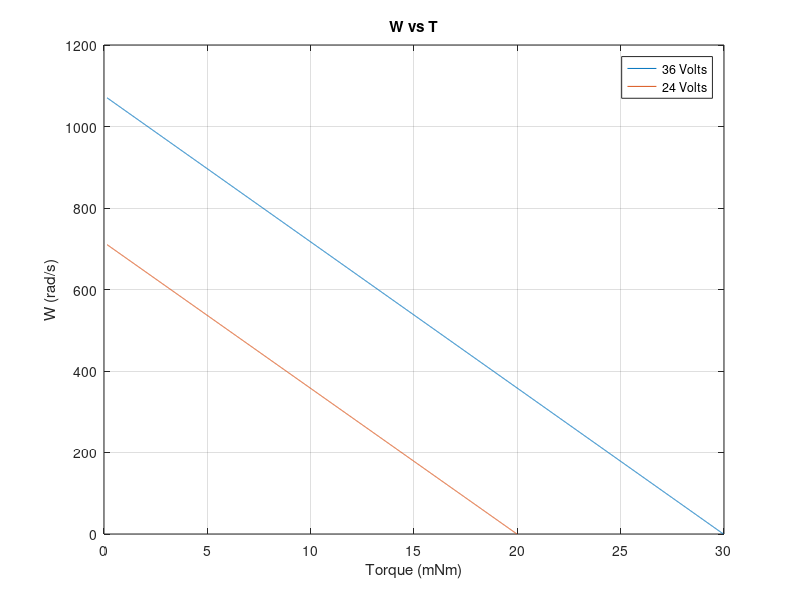
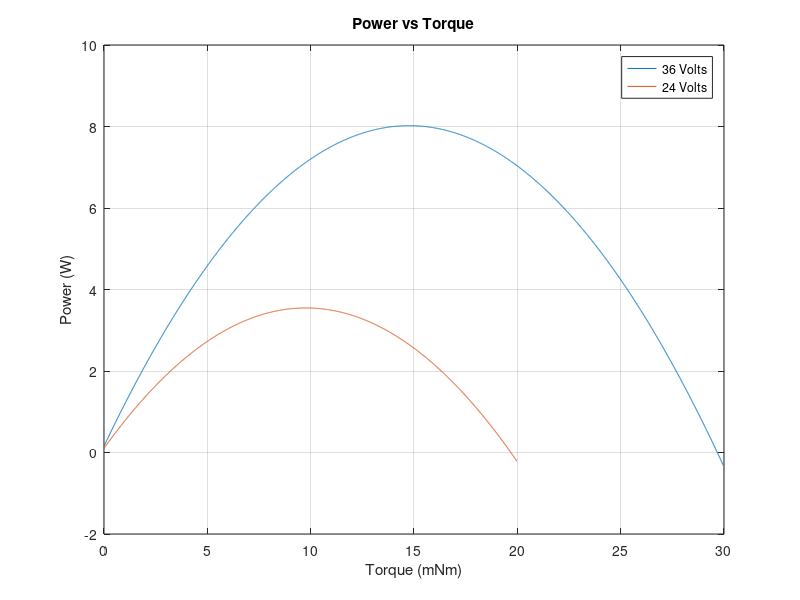
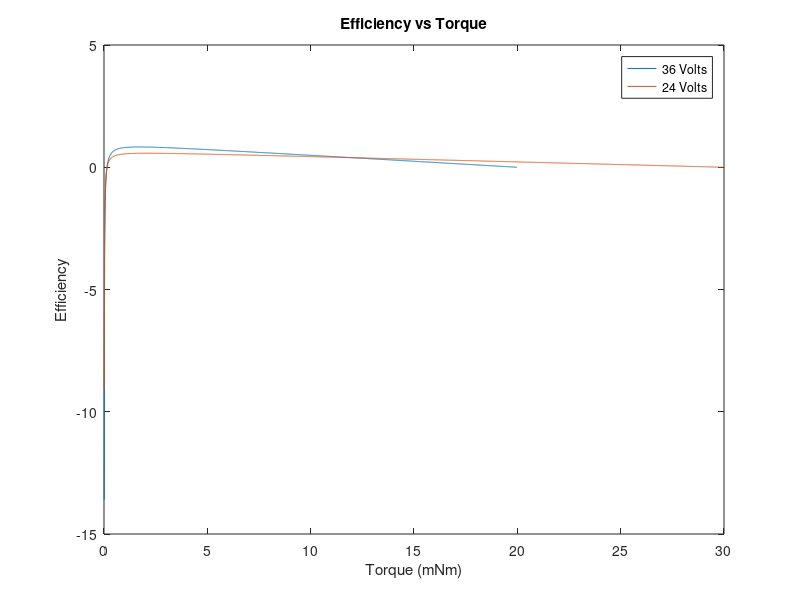
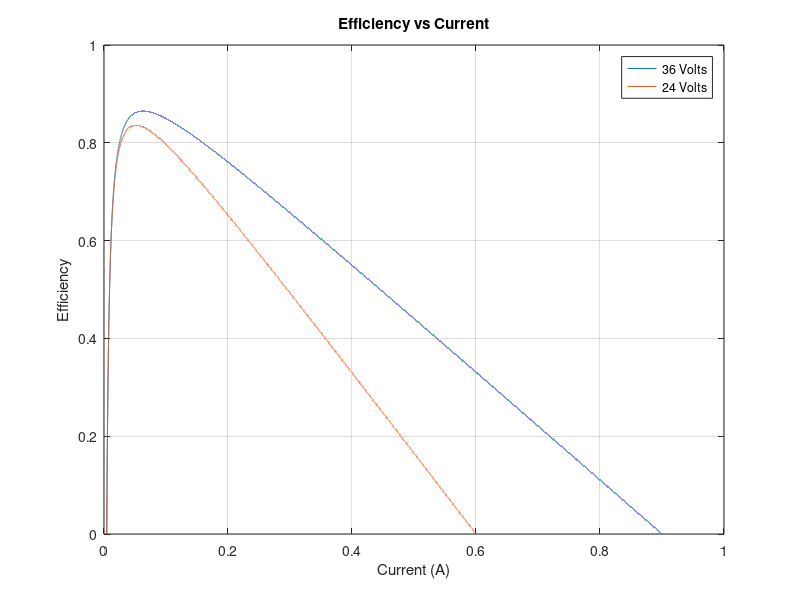

The MATLAB source for these figures, in order:
clear;

%Constants
V=36.0;
K=0.0333;
R=40.0;
tf=.000147;
ts=K*V/R;

%Omega at 36 Volts

wnl= V/K-R/K^2*tf;
slope=-wnl/ts;
t=tf:.00001:ts;
w=wnl+slope.*(t);

plot(t*10^3,w)
grid on
hold all

%Omega at 24 Volts
V=24.0;
ts=K*V/R;
t=tf:.00001:ts;
wnl= V/K-R/K^2*tf;
slope=-wnl/ts;
w=wnl+slope.*(t);

plot(t*10^3,w)
legend('36 Volts','24 Volts')
title('W vs T')
xlabel('Torque (mNm)')
ylabel('W (rad/s)')


%Power at 36 Volts
figure;
Volt=[36.0 24.0];
for i=1:length(Volt)
    V=Volt(i);
    ts=K*V/R;
    t=0:.00001:ts;
    Pout=-R/K^2.*(t+tf).^2+(V/K-R/K^2*tf).*(t+tf);
    plot(t*10^3,Pout)
    grid on
    hold all
end
legend('36 Volts','24 Volts')
title('Power vs Torque')
xlabel('Torque (mNm)')
ylabel('Power (W)')


%Efficiency vs Torque
figure;
V=[24.0 36.0];
for i=1:length(V)
    Volt=V(i);
    ts=K*Volt/R;
    t=0:.00001:ts;
    tl=t-tf;
    slope=-wnl/ts;
    w=wnl+slope.*(t);
    
    N=tl.*w./(Volt.*(tl+tf)/K);
    plot(t*10^3,N)
    hold all
end
title('Efficiency vs Torque')
xlabel('Torque (mNm)')
ylabel('Efficiency')
legend('36 Volts','24 Volts')


%Efficiency vs Current 36 Volts
figure;
V=36.0;
inl=tf/K;
is=V/R;
i=inl:.00001:is;
Pout=(i-inl).*(is-i).*R;
Pin=V.*i;
n=Pout./Pin;
plot(i,n)
hold all
grid on

%Efficiency vs Current 24 Volts
V=24.0;
inl=tf/K;
is=V/R;
i=inl:.00001:is;
Pout=(i-inl).*(is-i).*R;
Pin=V.*i;
n=Pout./Pin;
plot(i,n)
title('Efficiency vs Current')
xlabel('Current (A)')
ylabel('Efficiency')
legend('36 Volts','24 Volts')
